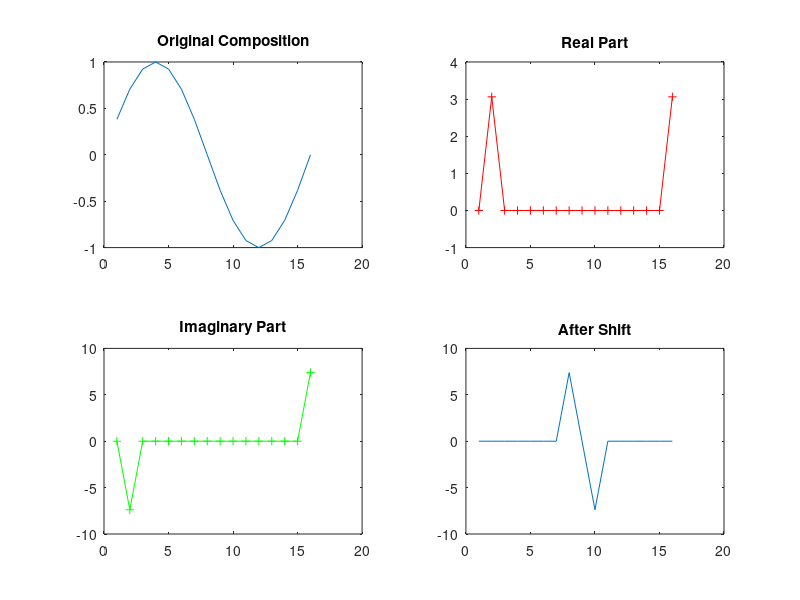
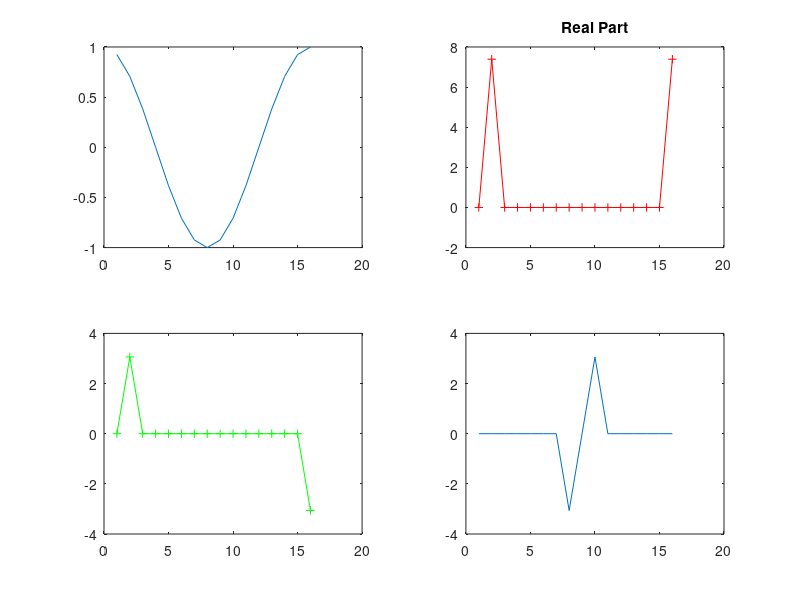

The MATLAB script that drew these images, in order:
% Clear
clear all;
clc
clf

% Number of grid points
N = 16;

% Make an initial sinusoidal profile of composition with M waves
c = zeros(N,1);
M=1;
for j=1:N
c(j) = sin(2*pi*M*j/N);
end

%Plot original concentration profile
subplot(2,2,1)
plot(c)
title('Original Composition')
hold on

%Plot real part
chat = fft(c);
subplot(2,2,2)
plot(real(chat),'r+-')
title('Real Part')

%Plot imaginary part
subplot(2,2,3)
plot(imag(chat),'g+-')
title('Imaginary Part')

% Shift to centre
a = fftshift(chat);
subplot(2,2,4)
plot(imag(a));
title('After Shift')

%% For cos wave

figure()
c = zeros(N,1);
M=1;
for j=1:N
c(j) = cos(2*pi*M*j/N);
end

%Plot original concentration profile
subplot(2,2,1)
title('Original Composition')
plot(c)
hold on

%Plot real part
chat = fft(c);
subplot(2,2,2)
plot(real(chat),'r+-')
title('Real Part')

%Plot imaginary part
subplot(2,2,3)
plot(imag(chat),'g+-')

% Shift to centre
a = fftshift(chat);
subplot(2,2,4)
plot(imag(a));
